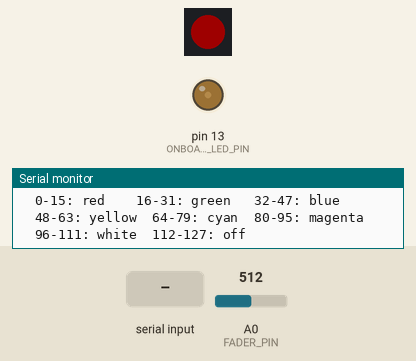
A sketch run on a simulated Teensy 4. Shown: 1 RGB LEDs in strip order, left to right, output pins drawn as LEDs (lit = HIGH), the last lines printed to the serial monitor. The inputs (shaded band) are chosen by the test bench; at power-on: A0 (FADER_PIN) = 512 (analog values on the 0–1023 scale). Dim RGB values are drawn brighter than linear; EEPROM starts erased.

Above: at 1.7 s.
1.8 s: "90,45\n" received over Serial
4.8 s: "cc 90\n" received over Serial
At 5.15 s:
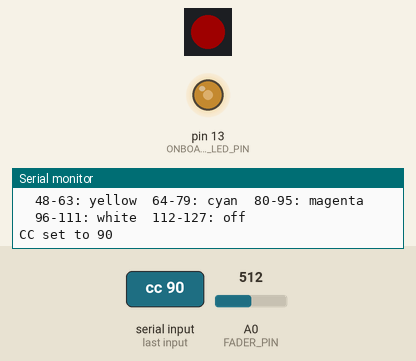
7.8 s: "1\n" received over Serial
Timing chart, 0 to 16.8 s (numbered marks = the images above; inputs shaded):
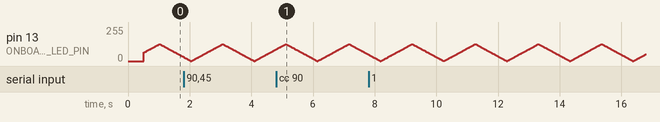

The sketch:

crossfader.ino
```cpp
// USB MIDI Crossfader — Teensy 4.0 Firmware
// Reads a Mini Innofader Plus on analog pin A0 and sends MIDI CC messages.
// RGB LED (WS2812B) shows power status and responds to incoming MIDI.
// Configuration via serial terminal (channel, cc, led cc saved to EEPROM).
//
// Build: Arduino IDE + Teensyduino
//   Board: Teensy 4.0
//   USB Type: Serial + MIDI
//
// Requires: Adafruit NeoPixel library (install via Library Manager)

#include <EEPROM.h>
#include <Adafruit_NeoPixel.h>

// --- EEPROM addresses ---
const int EEPROM_MAGIC   = 0;
const int EEPROM_CHANNEL = 1;
const int EEPROM_CC      = 2;
const int EEPROM_LED_CC  = 3;
const byte EEPROM_MAGIC_VALUE = 0xCF;

// --- Defaults ---
const int DEFAULT_CHANNEL = 4;
const int DEFAULT_CC      = 20;
const int DEFAULT_LED_CC  = 69;  // incoming CC to control LED color

// --- Options ---
const bool HEARTBEAT_ENABLED = true; // set to false to disable onboard LED heartbeat

// --- Pins ---
const int FADER_PIN = A0;
const int LED_PIN   = 2;      // WS2812B data pin (any digital pin works)
const int ONBOARD_LED_PIN = 13; // Teensy 4.0 onboard LED (orange, single color)

// --- LED color presets (matched by incoming CC value ranges) ---
// CC 0-15: red (default/power)    CC 16-31: green
// CC 32-47: blue                  CC 48-63: yellow
// CC 64-79: cyan                  CC 80-95: magenta
// CC 96-111: white                CC 112-127: off
const int NUM_PRESETS = 8;
const uint32_t COLOR_PRESETS[] = {
  0xFF0000,  // 0:  red
  0x00FF00,  // 1:  green
  0x0000FF,  // 2:  blue
  0xFFFF00,  // 3:  yellow
  0x00FFFF,  // 4:  cyan
  0xFF00FF,  // 5:  magenta
  0xFFFFFF,  // 6:  white
  0x000000   // 7:  off
};

// --- NeoPixel ---
Adafruit_NeoPixel led(1, LED_PIN, NEO_GRB + NEO_KHZ800);

// --- Runtime config (loaded from EEPROM) ---
int midiChannel;
int midiCC;
int ledCC;

// --- Smoothing / jitter suppression ---
const int SMOOTH_WINDOW = 4;
const int CHANGE_THRESHOLD = 1;

int readings[SMOOTH_WINDOW];
int readIndex = 0;
long readTotal = 0;
int lastSentValue = -1;

// --- Serial input buffer ---
char serialBuf[32];
int serialPos = 0;

void setLED(uint32_t color) {
  led.setPixelColor(0, color);
  led.show();
}

void loadConfig() {
  if (EEPROM.read(EEPROM_MAGIC) == EEPROM_MAGIC_VALUE) {
    midiChannel = constrain(EEPROM.read(EEPROM_CHANNEL), 1, 16);
    midiCC = constrain(EEPROM.read(EEPROM_CC), 0, 127);
    ledCC = constrain(EEPROM.read(EEPROM_LED_CC), 0, 127);
  } else {
    midiChannel = DEFAULT_CHANNEL;
    midiCC = DEFAULT_CC;
    ledCC = DEFAULT_LED_CC;
    saveConfig();
  }
}

void saveConfig() {
  EEPROM.update(EEPROM_MAGIC, EEPROM_MAGIC_VALUE);
  EEPROM.update(EEPROM_CHANNEL, midiChannel);
  EEPROM.update(EEPROM_CC, midiCC);
  EEPROM.update(EEPROM_LED_CC, ledCC);
}

void printConfig() {
  Serial.println("--- MIDI Crossfader ---");
  Serial.print("  channel: ");
  Serial.println(midiChannel);
  Serial.print("  cc:      ");
  Serial.println(midiCC);
  Serial.print("  ledcc:   ");
  Serial.println(ledCC);
  Serial.println();
  Serial.println("Commands:");
  Serial.println("  channel <1-16>    MIDI channel");
  Serial.println("  cc <0-127>        fader CC number");
  Serial.println("  ledcc <0-127>     incoming CC for LED color");
  Serial.println("  status            print config");
  Serial.println();
  Serial.println("LED colors (by incoming CC value):");
  Serial.println("  0-15: red    16-31: green   32-47: blue");
  Serial.println("  48-63: yellow  64-79: cyan  80-95: magenta");
  Serial.println("  96-111: white  112-127: off");
}

void processCommand(const char* cmd) {
  int value;

  if (sscanf(cmd, "channel %d", &value) == 1) {
    if (value >= 1 && value <= 16) {
      midiChannel = value;
      saveConfig();
      Serial.print("Channel set to ");
      Serial.println(midiChannel);
    } else {
      Serial.println("Error: channel must be 1-16");
    }
  } else if (sscanf(cmd, "ledcc %d", &value) == 1) {
    if (value >= 0 && value <= 127) {
      ledCC = value;
      saveConfig();
      Serial.print("LED CC set to ");
      Serial.println(ledCC);
    } else {
      Serial.println("Error: ledcc must be 0-127");
    }
  } else if (sscanf(cmd, "cc %d", &value) == 1) {
    if (value >= 0 && value <= 127) {
      midiCC = value;
      saveConfig();
      Serial.print("CC set to ");
      Serial.println(midiCC);
    } else {
      Serial.println("Error: cc must be 0-127");
    }
  } else if (strncmp(cmd, "status", 6) == 0) {
    printConfig();
  } else {
    Serial.print("Unknown command: ");
    Serial.println(cmd);
    printConfig();
  }
}

void handleIncomingMIDI() {
  // Process all pending MIDI messages
  while (usbMIDI.read()) {
    if (usbMIDI.getType() == usbMIDI.ControlChange &&
        usbMIDI.getChannel() == midiChannel &&
        usbMIDI.getData1() == ledCC) {
      int value = usbMIDI.getData2();
      int preset = (value * NUM_PRESETS) / 128; // map 0-127 to preset index
      preset = constrain(preset, 0, NUM_PRESETS - 1);
      setLED(COLOR_PRESETS[preset]);
    }
  }
}

void setup() {
  Serial.begin(9600);
  analogReadResolution(12); // Teensy 4.0: 12-bit ADC (0-4095)

  pinMode(ONBOARD_LED_PIN, OUTPUT);

  led.begin();
  led.setBrightness(30); // keep it subtle — adjust 0-255

  loadConfig();
  setLED(COLOR_PRESETS[0]); // red on boot

  for (int i = 0; i < SMOOTH_WINDOW; i++) {
    readings[i] = analogRead(FADER_PIN);
    readTotal += readings[i];
  }

  delay(500);
  printConfig();
}

void loop() {
  // --- Read fader ---
  readTotal -= readings[readIndex];
  readings[readIndex] = analogRead(FADER_PIN);
  readTotal += readings[readIndex];
  readIndex = (readIndex + 1) % SMOOTH_WINDOW;

  int smoothed = readTotal / SMOOTH_WINDOW;
  int mapped = map(smoothed, 0, 4095, 0, 127);
  mapped = constrain(mapped, 0, 127);

  if (lastSentValue < 0 || abs(mapped - lastSentValue) > CHANGE_THRESHOLD) {
    usbMIDI.sendControlChange(midiCC, mapped, midiChannel);
    lastSentValue = mapped;
  }

  // --- Handle serial commands ---
  while (Serial.available()) {
    char c = Serial.read();
    if (c == '\n' || c == '\r') {
      if (serialPos > 0) {
        serialBuf[serialPos] = '\0';
        processCommand(serialBuf);
        serialPos = 0;
      }
    } else if (serialPos < (int)sizeof(serialBuf) - 1) {
      serialBuf[serialPos++] = c;
    }
  }

  // --- Handle incoming MIDI (LED control) ---
  handleIncomingMIDI();

  // --- Onboard LED heartbeat (~2 second breathing cycle) ---
  if (HEARTBEAT_ENABLED) {
    int brightness = (millis() / 8) % 256;
    if (brightness > 127) brightness = 255 - brightness;
    analogWrite(ONBOARD_LED_PIN, brightness);
  }

  delay(1);
}
```
